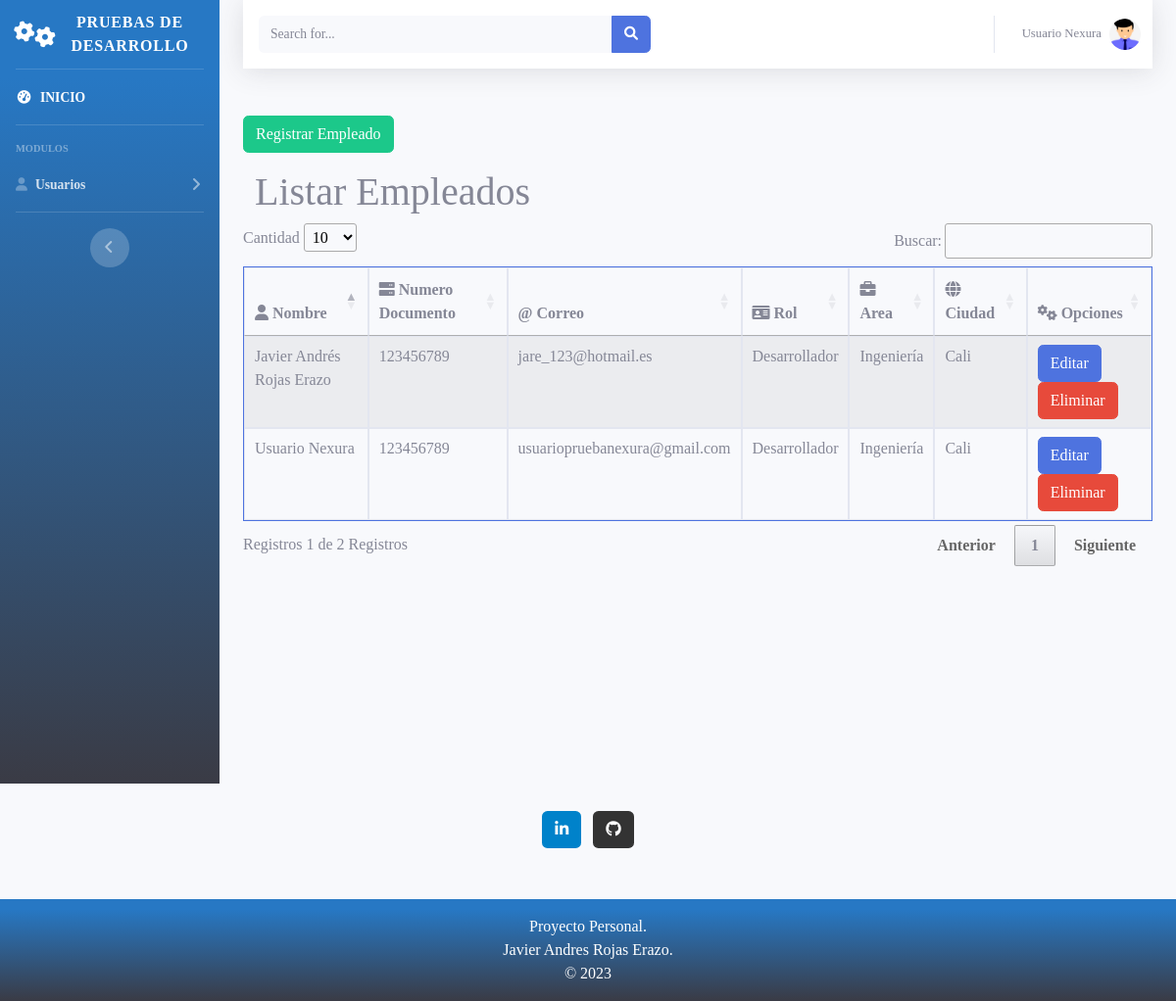
Screenshot of /web/index.php?modulo=Usuario&controlador=Usuario&funcion=listarUsuario (signed in) with the database file from the repository.
### tables this page shows
CREATE TABLE `usuario` (
  `id` int(11) NOT NULL,
  `nombre` varchar(255) NOT NULL,
  `email` varchar(255) NOT NULL,
  `sexo` char(1) NOT NULL,
  `area_id` int(11) NOT NULL,
  `num_documento` varchar(100) NOT NULL,
  `num_telefono` varchar(100) NOT NULL,
  `direccion` varchar(50) NOT NULL,
  `ciudad` int(50) NOT NULL,
  `rol` int(50) NOT NULL,
  `ruta_img` varchar(255) NOT NULL,
  `descripcion` text NOT NULL,
  `boletin` int(11) NOT NULL,
  `password` varchar(255) NOT NULL
);

CREATE TABLE `roles` (
  `id` int(11) NOT NULL,
  `nombre` varchar(255) NOT NULL
);

CREATE TABLE `areas` (
  `id` int(11) NOT NULL,
  `nombre` varchar(255) NOT NULL
);

CREATE TABLE `ciudades` (
  `id` int(11) NOT NULL,
  `nombre` varchar(255) NOT NULL
);

### controller/Usuario/UsuarioController.php (called while the page is built, shortened)
<?php
include_once 'GstUsuario.php';
class UsuarioController{
    function __construct(){
        $this->gstUsuario = new GstUsuario();
    }
    Public function listarUsuario(){
        $datos = $this->gstUsuario->ConsultarUsuarios();
        include_once '../view/Usuario/Usuario/listar.php';
    }
}

### lib/conf/connection.php (called while the page is built, shortened)
<?php
class connection{
    private $server;
    private $user;
    private $pass;
    private $database;
    private $link;
    private function setconnect() {
        $this->server=SERVER;
        $this->user=USER;
        $this->pass=PASSWORD;
        $this->database=DATABASE;
    }
    private function connect() {
        $this->link=mysqli_connect( $this->server, $this->user, $this->pass, $this->database);
    }
    public function getConnect() {
        return $this->link;
    }
}
?>

### controller/Usuario/GstUsuario.php (called while the page is built, shortened)
<?php
Class GstUsuario{
    function __construct(){
        $this->modelUsuario = new UsuarioModel();
    }
    public function ConsultarUsuarios(){
        $sql = " SELECT U.id, U.nombre as name, U.num_documento as documento, U.email as correo, R.nombre as rol, A.nombre as area, C.nombre as ciudad FROM usuario U INNER JOIN roles R ON R.id = U.rol INNER JOIN areas A ON A.id = U.area_id INNER JOIN ciudades C ON C.id = U.ciudad ";
        $datos = $this->modelUsuario->consultarArray($sql);
        return $datos;
    }
}

### model/MasterModel.php (called while the page is built, shortened)
<?php
include_once '../Lib/conf/Connection.php';
class MasterModel extends connection{
    public function consultarArray($sql) {
        $respuesta= mysqli_query($this->getConnect(), $sql);
        $arreglo=array();
        if($respuesta){
            while ($row= mysqli_fetch_array($respuesta)){
                $arreglo[]=$row;
            }
        }
        return $arreglo;
    }
}
?>

### view/Usuario/Usuario/listar.php (the view, shortened to what this page needs)
<br>
<div class="form-group">
    <a class='btn btn-success' href="<?php echo getUrl("Usuario", "Usuario", "crearUsuario"); ?>" >Registrar Empleado</a></button>
</div>
    <div class="col-lg-12">
        <h1 class="page-header">Listar Empleados</h1>
    </div>
        <div class="form-group">
            <table id="dataTableUsuarios" class="table table-bordered table-striped border-primary">
                <thead>
                    <tr>
                        <th><i class="fas fa-user"></i> Nombre </th>
                        <th><i class="fas fa-server"></i> Numero Documento </th>
                        <th><i class="fad fa-at"></i> Correo </th>
                        <th><i class="fas fa-id-card"></i> Rol </th>
                        <th><i class="fas fa-briefcase"></i> Area</th>
                        <th><i class="fas fa-globe"></i> Ciudad </th>
                        <th><i class="fas fa-cogs"></i> Opciones</th>
                    </tr>
                </thead>
                <tbody>
                <?php
                    foreach ($datos as $key => $value) {
                        echo "<tr>";
                        echo "<td>".$value['name']."</td>";
                        echo "<td>".$value['documento']."</td>";
                        echo "<td>".$value['correo']."</td>";
                        echo "<td>".$value['rol']."</td>";
                        echo "<td>".$value['area']."</td>";
                        echo "<td>".$value['ciudad']."</td>";
                        echo "<td> <input type='button' class='btn btn-primary' value='Editar' onclick='editarUsuario(".$value['id'].");'>";
                        echo " <input type='button' class='btn btn-danger' value='Eliminar' onclick='eliminarUsuarios(".$value['id'].");'></td>";
                        echo "</tr>";
                    }
                    ?>
                </tbody>
            </table>
        </div>

### web/css/estilosPropios.css (style rules this page uses)
body { font-family: Calibri Light !important; }

### web/css/nav.css (style rules this page uses)
a { color: #f8f9fc; font-weight: bold; text-decoration: none; background-color: transparent; }

### rows the page displays
usuario: nombre "Javier Andrés Rojas Erazo", num_documento "123456789", email "jare_123@hotmail.es", roles.nombre "Desarrollador", area.nombre "Ingeniería", ciudades.nombre "Cali"
usuario: nombre "Usuario Nexura", num_documento "123456789", email "usuariopruebanexura@gmail.com", roles.nombre "Desarrollador", area.nombre "Ingeniería", ciudades.nombre "Cali"

### other values shown
$_SESSION['name'] "Usuario Nexura"
